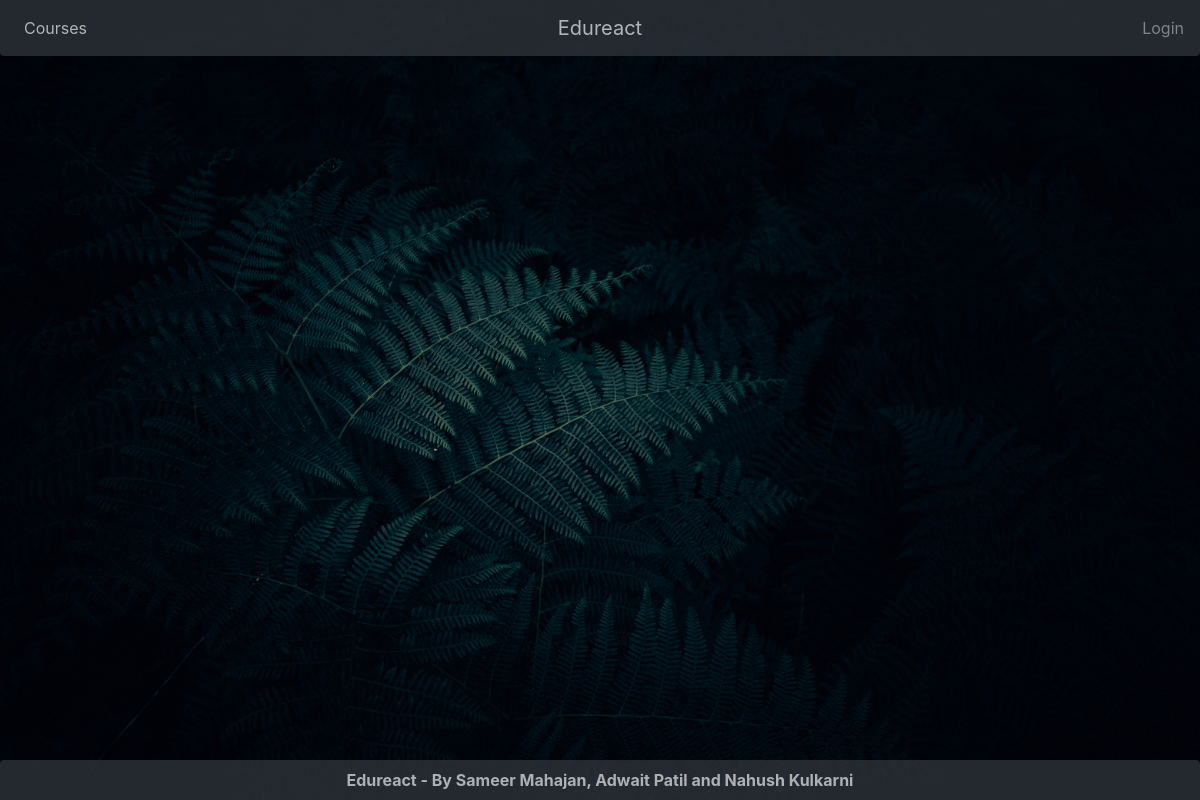
Page /courses/ on the earlier database version.
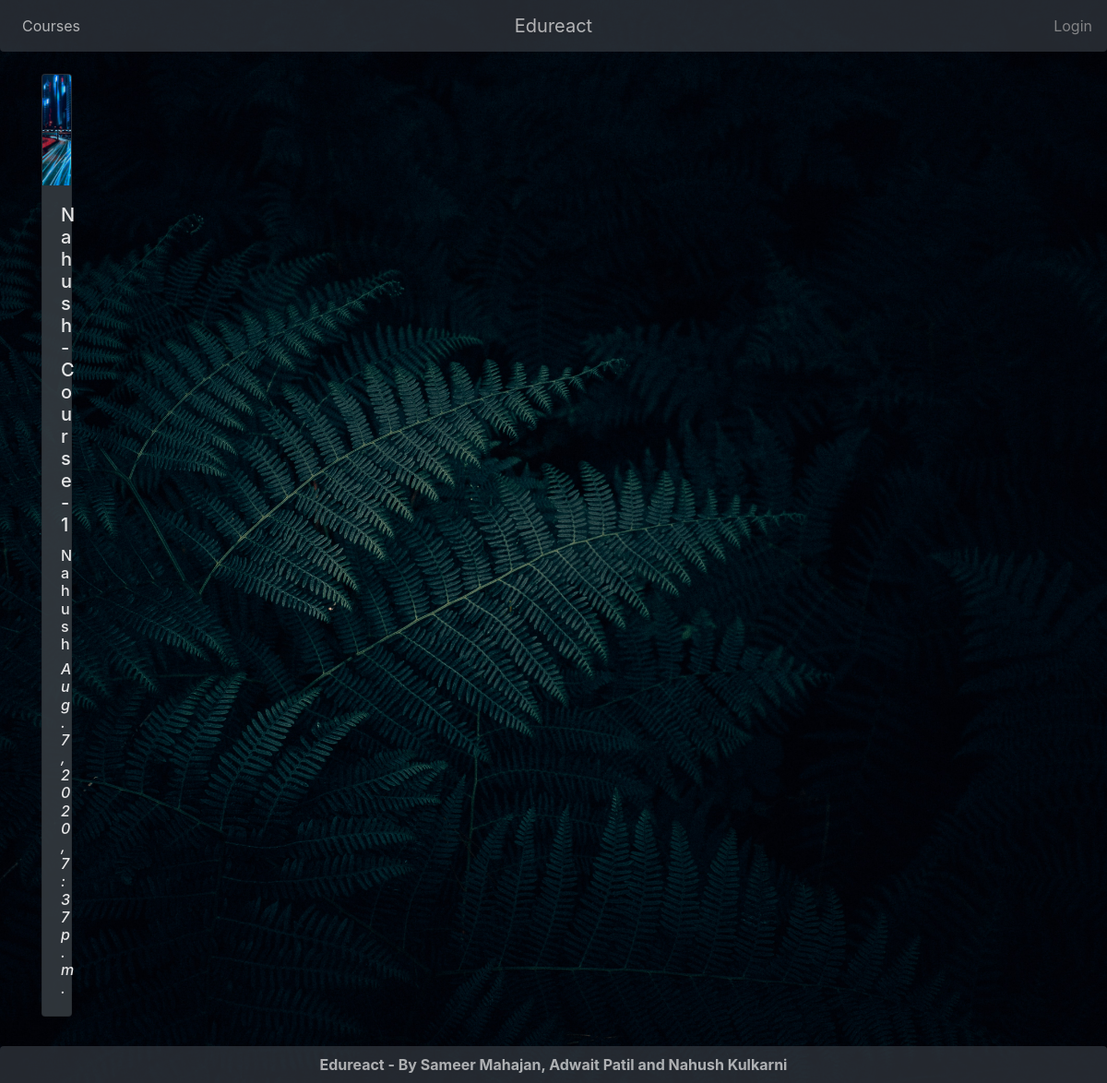
Same page on the later database version.
### courses/models.py (models this page shows, shortened)
class Course(models.Model):
    course_name = models.CharField(unique=True,max_length=300,default=f"course")
    instructor = models.ForeignKey('users.Teacher', on_delete=models.CASCADE)
    created_at = models.DateTimeField(default=timezone.now)
    course_image = models.ImageField(default="default.jpg",upload_to="course_pics")

### users/models.py (models this page shows, shortened)
class Teacher(models.Model):
    user = models.OneToOneField(Student, on_delete=models.CASCADE)
    course_uploaded = models.CharField(max_length=100)
    def __str__(self):
        return self.user.username

class Student(AbstractUser):
    image = models.ImageField(default='default.jpg',upload_to='profile_pics')
    linkedin = models.CharField(max_length=100)
    github = models.CharField(max_length=100)
    teacher_status = models.BooleanField('teacher_status',default=False)

### courses/views.py (the view)
# urls.py: urlpatterns += [path('courses/',CoursesView,name="Courses-view"),
def CoursesView(request):
    context={
        'courses':Course.objects.all(),
    }
    return render(request,"courses/courses.html",context)

### courses/templates/courses/courses.html (shortened to what this page needs)
{% extends "courses/base.html" %}
{% block content %}
    <div class="container">
      <center>
      <div class="card-deck">
        <div class="row">
          {% for course in courses %}
            <div class="col-sm-4 mb-5">
              <div class="card text-white bg-dark zoom card-props" onclick="window.location.href = {% url 'video-view' %}+'?C='+{{course.id}}+'&V=1';">
                <img src="{{course.course_image.url}}" class="card-img-top" alt="ERROR: Cannot retrieve course image!">
                <div class="card-body">
                  <h5 class="card-title">{{course.course_name|slice:":25"}}</h5>
                  <h6 class="card-text">{{course.instructor}}</h6>
                  <h6 class="card-text"><i>{{course.created_at}}</i></h6>
                </div>
              </div>
          </div>
          {% endfor %}
      </div>
      </center>
    </div>
{% endblock content %}

Differences in the rows shown:
added Course: course_image (picture), course_name "Nahush-Course-1", instructor "Nahush", created_at "Aug. 7, 2020, 7:37 p.m."
